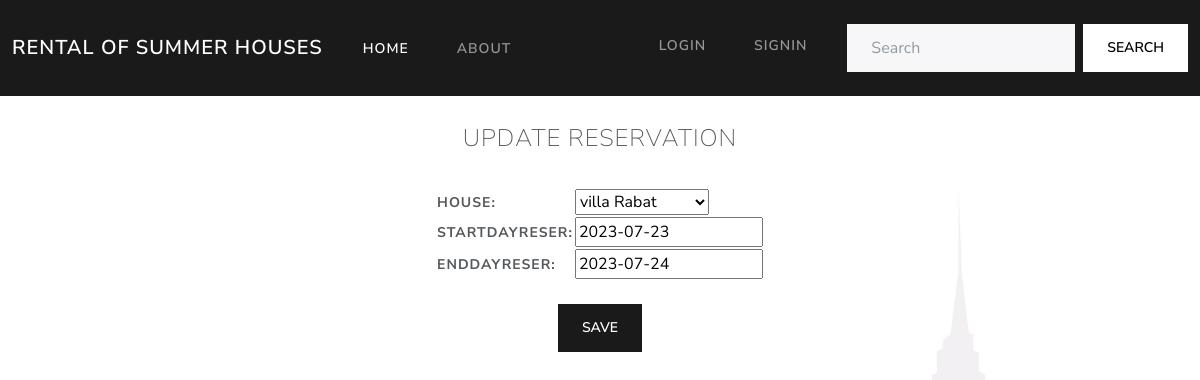
The page /updatereservation/6/ on the database its author committed.
### Consulte_poste/models.py (models this page shows, shortened)
class ResrvationVilla(models.Model):
    user=models.ForeignKey(settings.AUTH_USER_MODEL, on_delete=models.CASCADE)
    house = models.ForeignKey(Villa, on_delete=models.CASCADE)
    StartDayReser =models.DateField()
    EndDayReser =models.DateField()

### Consulte_poste/views.py (the view)
# urls.py: path('updatereservation/<int:pk>/' , ReservationUpdateView.as_view(),name='Update-reservation' ),
class ReservationUpdateView(UpdateView):
    template_name="Updatereservation.html"
    model=ResrvationVilla
    fields = ["house","StartDayReser","EndDayReser"]
    success_url='/listeperreser1/'

### Consulte_poste/models.py (called while the page is built)
    def __str__(self):
        return self.Title

### Consulte_poste/templates/Updatereservation.html (shortened to what this page needs)
{% load static %}
<!DOCTYPE html>
<html>
  <head>
    <link rel="stylesheet" href="{% static 'css/bootstrap.min.css' %}" />
  </head>
  <body>
    <nav class="navbar navbar-expand-lg navbar-dark bg-primary">
      <div class="container-fluid">
        <a class="navbar-brand" href="{% url 'Consulte_poste:homeIn' %}">rental of summer houses</a>
        <div class="collapse navbar-collapse" id="navbarColor01">
          <ul class="navbar-nav me-auto">
            <li class="nav-item">
              <a class="nav-link active" href="{% url 'Consulte_poste:homeIn' %}">Home
              </a>
            </li>
            <li class="nav-item">
              <a class="nav-link" href="#">About</a>
            </li>
          </ul>
          <form class="d-flex">
            {% if user.is_authenticated %}
            <ul class="navbar-nav me-auto">
                <li class="nav-item dropdown">
                    <a class="nav-link dropdown-toggle" data-bs-toggle="dropdown" href="#" role="button" aria-haspopup="true" aria-expanded="false">{{user}} ACTIONS</a>
                    <div class="dropdown-menu">
                      <a class="dropdown-item" href="{% url 'Consulte_poste:Add-villa' %}">Add your villa</a>
                      <a class="dropdown-item" href="{% url 'Consulte_poste:Add-App' %}">Add your appartment</a>
                      <a class="dropdown-item" href="{% url 'Consulte_poste:Liste-Pvilla' %}">Show your villas</a>
                      <a class="dropdown-item" href="{% url 'Consulte_poste:Liste-PApp' %}">Show your appartment</a>
                      <a class="dropdown-item" href="{% url 'Consulte_poste:Liste-PersReserVil' %}">Show all villa reservations </a>
                      <a class="dropdown-item" href="{% url 'Consulte_poste:Liste-PersReserApp' %}">Show all apartment reservations </a>
                    </div>
                  </li>
                  {% if user.is_superuser %}
                  <li class="nav-item dropdown">
                    <a class="nav-link dropdown-toggle" data-bs-toggle="dropdown" href="#" role="button" aria-haspopup="true" aria-expanded="false">ADMIN ACTIONS</a>
                    <div class="dropdown-menu">
                      <a class="dropdown-item" href="{% url 'Consulte_poste:Liste-user' %}">Show all users</a>
                      <a class="dropdown-item" href="{% url 'Consulte_poste:Liste-villa' %}">Show all villas</a>
                      <a class="dropdown-item" href="{% url 'Consulte_poste:Liste-app' %}">Show all appartment</a>
                      <a class="dropdown-item" href="{% url 'Consulte_poste:Liste-ReserVilla' %}">Show all villa reservations</a>
                      <a class="dropdown-item" href="{% url 'Consulte_poste:Liste-Reserapp' %}">Show all apartment reservations</a>
                    </div>
                  </li>
                  {% endif %}
                <li class="nav-item">
                  <a class="nav-link" href="{% url 'Logout' %}">LOGOUT</a>
                </li>
             </ul>
            {% else %}
            <ul class="navbar-nav me-auto">
            <li class="nav-item">
              <a class="nav-link" href="{% url 'Login' %}">LOGIN</a>
            </li>
            <li class="nav-item">
              <a class="nav-link" href="{% url 'Registre' %}">SIGNIN</a>
            </li>
         </ul>
            {% endif %}
            <input class="form-control me-sm-2" type="search" placeholder="Search">
            <button class="btn btn-secondary my-2 my-sm-0" type="submit">Search</button>
          </form>
         </div>
      </div>
    </nav>
    <br>
    <table  class="tabcenter">
    <form method="post">
      <fieldset>
        <legend Align=Center>UPDATE RESERVATION</legend>
        <br>
        <br>
        {{ form.as_table  }}
      </fieldset>
    </table>
    <br>
    <div style="text-align:center">
<button type="submit" class="btn btn-primary">Save</button>
    </div>
  </body>
</html>

### rows shown on the page
ResrvationVilla: house "villa Rabat", StartDayReser "2023-07-23", EndDayReser "2023-07-24"
